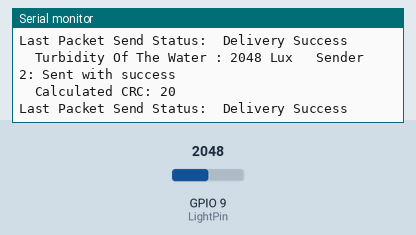
Simulated run of this sketch. Board: ESP32-S3. On the bench: the last lines printed to the serial monitor. The inputs (shaded band) are chosen by the test bench; at power-on: GPIO 9 (LightPin) = 2048.

Above: at 4.0 s.
4.1 s: GPIO 9 (LightPin) set to 2866
At 7.9 s:
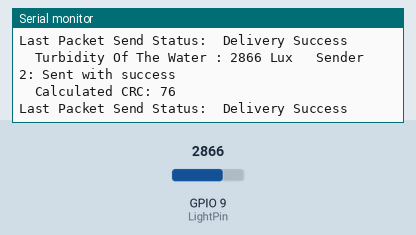
8.2 s: GPIO 9 (LightPin) set to 3603
At 11.3 s:
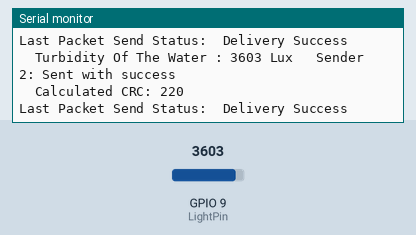
Timing chart, 0 to 12.8 s (numbered marks = the images above; inputs shaded):
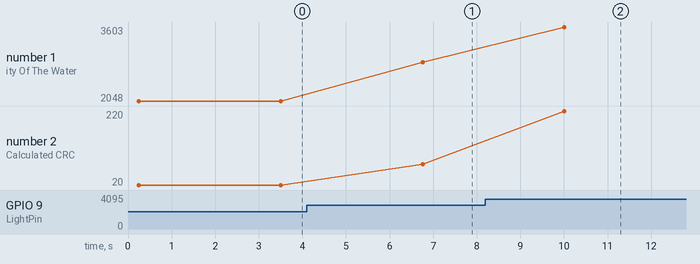

Measured:
- after the input at 4.1 s, the serial monitor: prints a new line after 2.7 s (image 1)
- after the input at 8.2 s, the serial monitor: prints a new line after 1.8 s (image 2)
- plotted number 1: 2048 → 2866 after the input at 4.1 s, 2866 → 3603 after the input at 8.2 s
- plotted number 2: 20 → 76 after the input at 4.1 s, 76 → 220 after the input at 8.2 s

The sketch:

Light_Sensor_SenderCode-LILY.ino
```cpp
#include <WiFi.h>
#include <esp_now.h>
#define LightPin 9
// the setup routine runs once when you press reset:
// Replace with the MAC address of the receiver ESP32S3 board
uint8_t broadcastAddress[] = {0x34, 0x85, 0x18, 0x8E, 0x27, 0x6C}; //34:85:18:8E:29:18 60B: 34:85:18:AC:BD:6C; 59A: 0x34, 0x85, 0x18, 0x91, 0x30, 0xA4
// Structure example to send data
// Must match the receiver structure
typedef struct struct_message {
 // char a[32];
 int id;
 float b;
 float c;
 uint8_t crc; //CRC for error checking
 // bool d;
} struct_message;
/*------------------ CRC-8 Calculation-----------------------*/
// CRC-8 lookup table for polynomial 0x8C (reverse of 0x31)
const uint8_t crc8_table[256] = {
0x00, 0x8C, 0x94, 0x18, 0xA4, 0x28, 0x30, 0xBC, 0xC4, 0x48, 0x50, 0xDC, 0x60, 0xEC, 0xF4, 0x78,
0x04, 0x88, 0x90, 0x1C, 0xA0, 0x2C, 0x34, 0xB8, 0xC0, 0x4C, 0x54, 0xD8, 0x64, 0xE8, 0xF0, 0x7C,
0x08, 0x84, 0x9C, 0x10, 0xAC, 0x20, 0x38, 0xB4, 0xCC, 0x40, 0x58, 0xD4, 0x68, 0xE4, 0xFC, 0x70,
0x0C, 0x80, 0x98, 0x14, 0xA8, 0x24, 0x3C, 0xB0, 0xC8, 0x44, 0x5C, 0xD0, 0x6C, 0xE0, 0xF8, 0x74,
0x10, 0x9C, 0x84, 0x08, 0xB4, 0x38, 0x20, 0xAC, 0xD4, 0x58, 0x40, 0xCC, 0x70, 0xFC, 0xE4, 0x68,
0x14, 0x98, 0x80, 0x0C, 0xB0, 0x3C, 0x24, 0xA8, 0xD0, 0x5C, 0x44, 0xC8, 0x74, 0xF8, 0xE0, 0x6C,
0x18, 0x94, 0x8C, 0x00, 0xBC, 0x30, 0x28, 0xA4, 0xDC, 0x50, 0x48, 0xC4, 0x78, 0xF4, 0xEC, 0x60,
0x1C, 0x90, 0x88, 0x04, 0xB8, 0x34, 0x2C, 0xA0, 0xD8, 0x54, 0x4C, 0xC0, 0x7C, 0xF0, 0xE8, 0x64,
0x20, 0xAC, 0xB4, 0x38, 0x84, 0x08, 0x10, 0x9C, 0xE4, 0x68, 0x70, 0xFC, 0x40, 0xCC, 0xD4, 0x58,
0x24, 0xA8, 0xB0, 0x3C, 0x80, 0x0C, 0x14, 0x98, 0xE0, 0x6C, 0x74, 0xF8, 0x44, 0xC8, 0xD0, 0x5C,
0x28, 0xA4, 0xBC, 0x30, 0x8C, 0x00, 0x18, 0x94, 0xEC, 0x60, 0x78, 0xF4, 0x48, 0xC4, 0xDC, 0x50,
0x2C, 0xA0, 0xB8, 0x34, 0x88, 0x04, 0x1C, 0x90, 0xE8, 0x64, 0x7C, 0xF0, 0x4C, 0xC0, 0xD8, 0x54,
0x30, 0xBC, 0xA4, 0x28, 0x94, 0x18, 0x00, 0x8C, 0xF4, 0x78, 0x60, 0xEC, 0x50, 0xDC, 0xC4, 0x48,
0x34, 0xB8, 0xA0, 0x2C, 0x90, 0x1C, 0x04, 0x88, 0xF0, 0x7C, 0x64, 0xE8, 0x54, 0xD8, 0xC0, 0x4C,
0x38, 0xB4, 0xAC, 0x20, 0x9C, 0x10, 0x08, 0x84, 0xFC, 0x70, 0x68, 0xE4, 0x58, 0xD4, 0xCC, 0x40,
0x3C, 0xB0, 0xA8, 0x24, 0x98, 0x14, 0x0C, 0x80, 0xF8, 0x74, 0x6C, 0xE0, 0x5C, 0xD0, 0xC8, 0x44
};
// Function to calculate CRC-8
uint8_t calculateCRC8(const void* data, size_t length) {
   uint8_t crc = 0;
   uint8_t* buffer = (uint8_t*)data;
   for (size_t i = 0; i < length; i++) {
       crc = crc8_table[crc ^ buffer[i]];
   }
   return crc;
}
// Create a struct_message called myData
struct_message myData;
esp_now_peer_info_t peerInfo;
// callback when data is sent
void OnDataSent(const uint8_t *mac_addr, esp_now_send_status_t status) {
 Serial.print("\r\nLast Packet Send Status:\t");
 Serial.println(status == ESP_NOW_SEND_SUCCESS ? "Delivery Success" : "Delivery Fail");
}
void setup() {
 // Init Serial Monitor
 Serial.begin(115200);
  pinMode(LightPin,INPUT);
 // Set device as a Wi-Fi Station
 WiFi.mode(WIFI_STA);
 // Init ESP-NOW
 if (esp_now_init() != ESP_OK) {
   Serial.println("Error initializing ESP-NOW");
   return;
 }
 // Once ESPNow is successfully Init, we will register for Send CB to
 // get the status of Trasnmitted packet
 esp_now_register_send_cb(OnDataSent);
 // Register peer
 memcpy(peerInfo.peer_addr, broadcastAddress, 6);
 peerInfo.channel = 0;
 peerInfo.encrypt = false;
 // Add peer
 if (esp_now_add_peer(&peerInfo) != ESP_OK){
   Serial.println("Failed to add peer");
   return;
 }
}
//void setup() {
  // initialize serial communication at 115200 bits per second:
  //Serial.begin(115200);
  //pinMode(LightPin,INPUT);
void loop() {
 // Set values to send
 // Reading temperature or humidity takes about 250 milliseconds!
 int sensorValue_op = analogRead(LightPin);
 delay (250);
 // s1;trcpy(myData.a, "This is Sender1-59A ");
 myData.id=1;
 myData.b = sensorValue_op;
 //myData.c = voltage_op;
 // Calculate CRC
 uint8_t CRC =calculateCRC8(&myData, sizeof(myData));
 // Send data including CRC using ESP-NOW
 uint8_t dataToSend[sizeof(myData)+1];
 memcpy(dataToSend,&myData,sizeof(myData));
 dataToSend[sizeof(myData)] = CRC;
 // Send message via ESP-NOW
 esp_err_t result = esp_now_send(broadcastAddress, dataToSend, sizeof(dataToSend));
 if (result == ESP_OK) {
    Serial.print(F("  Turbidity Of The Water : "));
    Serial.print(sensorValue_op);
    Serial.print(F(" Lux  "));
    Serial.println(" Sender 2: Sent with success");
    Serial.print("  Calculated CRC: ");
    Serial.println(dataToSend[sizeof(myData)]);
  }
 else {
   Serial.println("Error sending the data");
 }
 delay(3000);
}
```
